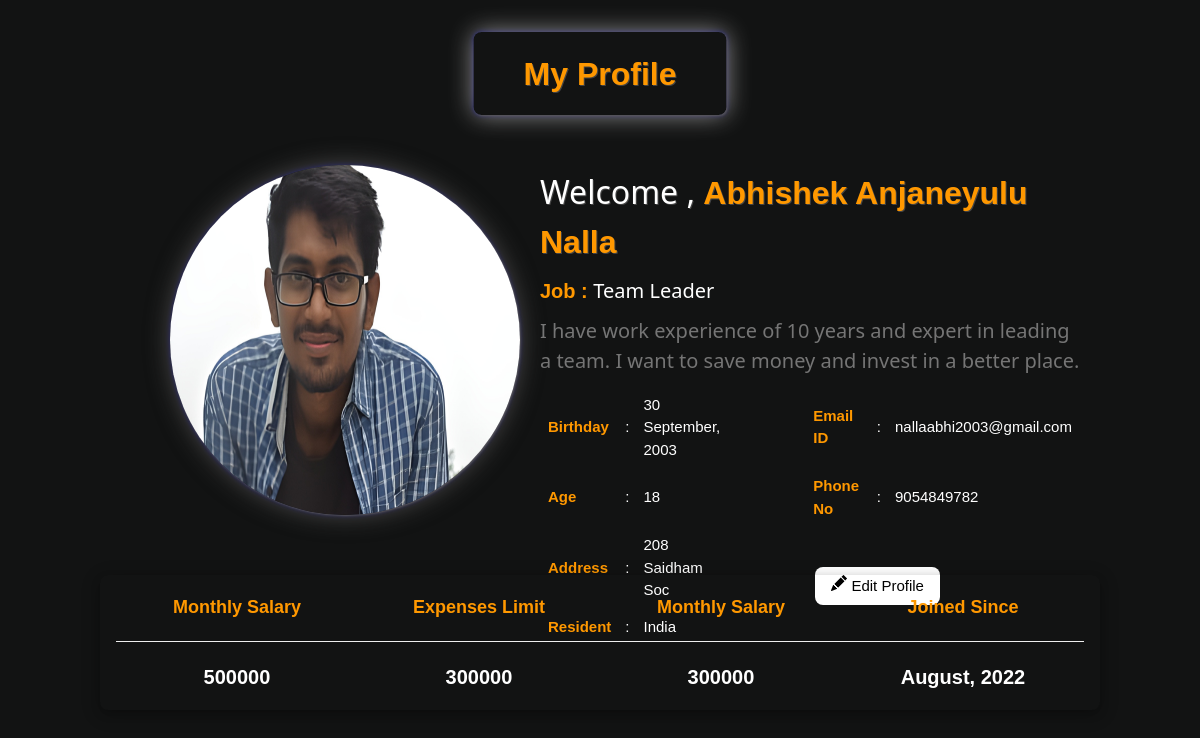
/user/myprofile.php (signed in), run on the app's committed database.
### tables this page shows
CREATE TABLE `tbl_user` (
  `u_id` int(11) NOT NULL,
  `name` varchar(255) DEFAULT NULL,
  `username` varchar(255) DEFAULT NULL,
  `email` varchar(255) NOT NULL,
  `phone_no` varchar(10) DEFAULT NULL,
  `password` varchar(100) NOT NULL,
  `dob` date DEFAULT NULL,
  `age` int(11) DEFAULT NULL,
  `job` varchar(255) DEFAULT NULL,
  `salary` int(11) DEFAULT NULL,
  `expense_limit` int(11) DEFAULT NULL,
  `address` varchar(255) DEFAULT NULL,
  `city` varchar(255) DEFAULT NULL,
  `state` varchar(255) DEFAULT NULL,
  `country` varchar(255) DEFAULT NULL,
  `bio` varchar(510) DEFAULT NULL,
  `image` varchar(255) NOT NULL,
  `log` int(11) NOT NULL DEFAULT 0,
  `joined_since` date DEFAULT NULL
);

### user/myprofile.php (the view, shortened to what this page needs)
<?php
    if(isset($_SESSION['user']))
    {
        $userId=$_SESSION['user'];
        include '../connection.php';
        $fetchUser="SELECT * FROM tbl_user WHERE u_id='$userId'";
        $fetchUserResult=mysqli_query($conn,$fetchUser);
        $fetchUserInfo=mysqli_fetch_assoc($fetchUserResult);
        $name=$fetchUserInfo['name'];
        $job=$fetchUserInfo['job'];
        $bio=$fetchUserInfo['bio'];
        $dob=$fetchUserInfo['dob'];
        $image=$fetchUserInfo['image'];
        $date1=date_create($dob);
        $dob=date_format($date1,"d F, Y");
        $email=$fetchUserInfo['email'];
        $age=$fetchUserInfo['age'];
        $address=$fetchUserInfo['address'];
        $phone_no=$fetchUserInfo['phone_no'];
        $country=$fetchUserInfo['country'];
        $salary=$fetchUserInfo['salary'];
        $expense_limit=$fetchUserInfo['expense_limit'];
        $joined_since=$fetchUserInfo['joined_since'];
        $date2=date_create($joined_since);
        $joined_since=date_format($date2,"F, Y");
?>
<!DOCTYPE html>
<html>
<head>
    <link rel="stylesheet" href="../dj-style.css">
</head>
<body class="dj-premium">
    <div class="dj-row dj-card-4 dj-round-large dj-text-orange dj-display-topmiddle dj-center dj-margin-top-32"
        style="padding-left: 50px;padding-right:50px;padding-top:7px;padding-bottom:7px;box-shadow: 1px 1px 2px rgb(88, 86, 86), 0 0 25px rgb(151, 150, 150), 0 0 5px darkblue"
        width="350px" height="350px">
        <h1 style="text-shadow:1px 1px 0 #444;font-weight: 9000;font-size: xx-large;"><strong>My Profile</strong></h1>
    </div><br><br><br><br>
    <div class="dj-row" style="margin-right: 8rem;">
        <div class="dj-col s6 dj-center" style="margin-top: 5rem;">
            <img src="<?php echo "../uploadProfiles/".$image; ?>" class="dj-circle"
                style="box-shadow: 1px 1px 2px rgb(88, 86, 86), 0 0 25px rgb(80, 79, 79), 0 0 5px darkblue;margin-left: 10rem;"
                width="350px" height="350px">
        </div>
        <div class="dj-col s6" style="margin-top: 4.5rem;">
            <h1 style="text-shadow:1px 1px 0 #444;font-weight: 9000;font-size: xx-large;">Welcome , <b
                    class="dj-text-orange"><?php echo $name; ?></b></h1>
            <h4><strong class="dj-text-orange">Job : </strong><?php echo $job; ?></h4>
            <h4 class="dj-text-gray"><?php echo $bio; ?></h4>
            <table cellspacing="2" cellpadding="6">
                <tr>
                    <td class="dj-text-orange"><b>Birthday</b></td>
                    <td class="dj-center">:</td>
                    <td><?php echo $dob; ?></td>
                    <td></td>
                    <td></td>
                    <td></td>
                    <td></td>
                    <td></td>
                    <td class="dj-text-orange"><b>Email ID</b></td>
                    <td class="dj-center">:</td>
                    <td><?php echo $email; ?></td>
                </tr>
                <tr>
                    <td class="dj-text-orange"><b>Age</b></td>
                    <td class="dj-center">:</td>
                    <td><?php echo $age; ?></td>
                    <td></td>
                    <td></td>
                    <td></td>
                    <td></td>
                    <td></td>
                    <td class="dj-text-orange"><b>Phone No</b></td>
                    <td class="dj-center">:</td>
                    <td><?php echo $phone_no; ?></td>
                </tr>
                <tr>
                    <td class="dj-text-orange"><b>Address</b></td>
                    <td class="dj-center">:</td>
                    <td><?php echo $address; ?></td>
                    <td></td>
                    <td></td>
                    <td></td>
                    <td></td>
                    <td colspan="4" rowspan="2">
                        <button type="button" name="btnedit"
                            class="dj-button dj-round-large dj-white dj-padding dj-margin-left"><a href="editprofile.php" style="text-decoration: none;"> Edit Profile</a></button>
                    </td>
                </tr>
                <tr>
                    <td class="dj-text-orange"><b>Resident</b></td>
                    <td class="dj-center">:</td>
                    <td><?php echo $country; ?></td>
                </tr>
            </table>
        </div>
    </div>
    <div class="dj-row dj-card-4 dj-round-large dj-text-orange dj-padding dj-display-bottommiddle dj-center"
        style="margin-bottom:6rem;width: 1000px;">
        <div class="dj-col s3">
            <h5><strong>Monthly Salary</strong></h5>
            <hr>
            <h4 class="dj-text-white"><strong><?php echo $salary; ?></strong></h4>
        </div>
        <div class="dj-col s3 ">
            <h5><strong>Expenses Limit</strong></h5>
            <hr>
            <h4 class="dj-text-white"><strong><?php echo $expense_limit; ?></strong></h4>
        </div>
        <div class="dj-col s3 ">
            <h5><strong>Monthly Salary</strong></h5>
            <hr>
            <h4 class="dj-text-white"><strong><?php echo $expense_limit; ?></strong>
        </div>
        <div class="dj-col s3 ">
            <h5><strong>Joined Since</strong></h5>
            <hr>
            <h4 class="dj-text-white"><strong><?php echo $joined_since; ?></strong>
        </div>
    </div>
</body>
</html>
<?php
}
else
{
	header("location: ../login.php");
}
?>

### dj-style.css (style rules this page uses)
html { box-sizing: border-box }
*, *:before, *:after { box-sizing: inherit; font-family: Verdana, sans-serif; }
html { -ms-text-size-adjust: 100%; -webkit-text-size-adjust: 100% }
body { margin: 0 }
a { background-color: transparent }
b, strong { font-weight: bolder }
img { border-style: none }
hr { box-sizing: content-box; height: 0; overflow: visible }
button, input, select, textarea, optgroup { font: inherit; margin: 0 }
button, input { overflow: visible }
button, select { text-transform: none }
button, [type=button], [type=reset], [type=submit] { -webkit-appearance: button }
html, body { font-family: Verdana, sans-serif; font-size: 15px; line-height: 1.5 }
html { overflow-x: hidden }
h1 { font-size: 36px }
h4 { font-size: 20px }
h5 { font-size: 18px }
h1, h2, h3, h4, h5, h6 { font-family: "Segoe UI", Arial, sans-serif; font-weight: 400; margin: 10px 0 }
hr { border: 0; border-top: 1px solid #eee; margin: 20px 0 }
img { vertical-align: middle }
a { color: inherit }
.dj-btn, .dj-button { border: none; display: inline-block; padding: 8px 16px; vertical-align: middle; overflow: hidden; text-decoration: none; color: inherit; background-color: inherit; text-align: center; cursor: pointer; white-space: nowrap }
.dj-btn, .dj-button { -webkit-touch-callout: none; -webkit-user-select: none; -khtml-user-select: none; -moz-user-select: none; -ms-user-select: none; user-select: none }
.dj-container:after, .dj-container:before, .dj-panel:after, .dj-panel:before, .dj-row:after, .dj-row:before, .dj-row-padding:after, .dj-row-padding:before, .dj-cell-row:before, .dj-cell-row:after, .dj-clear:after, .dj-clear:before, .dj-bar:before, .dj-bar:after { content: ""; display: table; clear: both }
.dj-col, .dj-half, .dj-third, .dj-twothird, .dj-threequarter, .dj-quarter { float: left; width: 100% }
.dj-col.s3 { width: 24.99999% }
.dj-col.s6 { width: 49.99999% }
.dj-display-topmiddle { position: absolute; left: 50%; top: 0; transform: translate(-50%, 0%); -ms-transform: translate(-50%, 0%) }
.dj-display-bottommiddle { position: absolute; left: 50%; bottom: 0; transform: translate(-50%, 0%); -ms-transform: translate(-50%, 0%) }
.dj-circle { border-radius: 50% }
.dj-round-large { border-radius: 8px }
.dj-card-4, .dj-hover-shadow:hover { box-shadow: 0 4px 10px 0 rgba(0, 0, 0, 0.2), 0 4px 20px 0 rgba(0, 0, 0, 0.19) }
.dj-center { text-align: center !important }
.dj-margin-top-32 { margin-top: 32px !important }
.dj-margin-left { margin-left: 16px !important }
.dj-padding { padding: 8px 16px !important }
.dj-premium, .dj-hover-premium:hover { color: #fff !important; background-color: #121313 !important }
.dj-white, .dj-hover-white:hover { color: #000 !important; background-color: #fff !important }
.dj-text-orange, .dj-hover-text-orange:hover { color: #ff9800 !important }
.dj-text-white, .dj-hover-text-white:hover { color: #fff !important }
.dj-text-grey, .dj-hover-text-grey:hover, .dj-text-gray, .dj-hover-text-gray:hover { color: #757575 !important }

### data on the page
tbl_user: image (picture), name "Abhishek Anjaneyulu Nalla", job "Team Leader", bio "I have work experience of 10 years and expert in leading a team. I want to save money and invest in a better place.", dob "30 September, 2003", email "nallaabhi2003@gmail.com", age "18", phone_no "9054849782", address "208 Saidham Soc", country "India", salary "500000", expense_limit "300000", joined_since "August, 2022"
